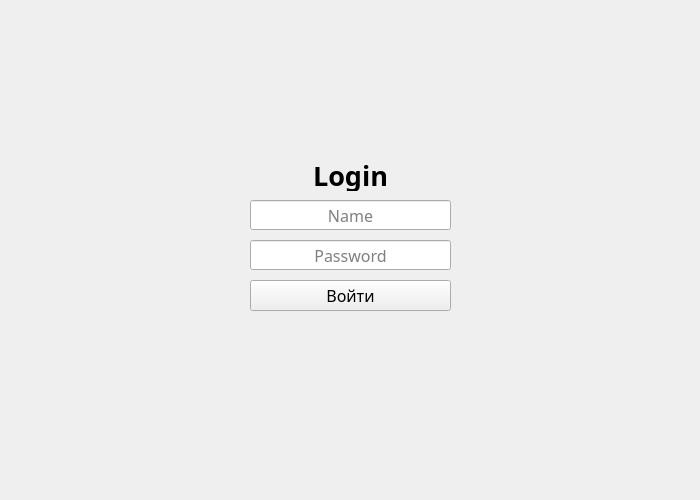
   <widget class="QWidget" name="authWidget" native="true">
    <property name="enabled">
     <bool>true</bool>
    </property>
    <property name="geometry">
     <rect>
      <x>0</x>
      <y>0</y>
      <width>700</width>
      <height>500</height>
     </rect>
    </property>
    <widget class="QLineEdit" name="password">
     <property name="enabled">
      <bool>true</bool>
     </property>
     <property name="geometry">
      <rect>
       <x>250</x>
       <y>240</y>
       <width>201</width>
       <height>30</height>
      </rect>
     </property>
     <property name="sizePolicy">
      <sizepolicy hsizetype="Expanding" vsizetype="Fixed">
       <horstretch>0</horstretch>
       <verstretch>0</verstretch>
      </sizepolicy>
     </property>
     <property name="font">
      <font>
       <family>Franklin Gothic 7</family>
       <pointsize>12</pointsize>
       <stylestrategy>PreferDefault</stylestrategy>
      </font>
     </property>
     <property name="focusPolicy">
      <enum>Qt::StrongFocus</enum>
     </property>
     <property name="layoutDirection">
      <enum>Qt::LeftToRight</enum>
     </property>
     <property name="autoFillBackground">
      <bool>false</bool>
     </property>
     <property name="inputMask">
      <string/>
     </property>
     <property name="text">
      <string/>
     </property>
     <property name="maxLength">
      <number>20</number>
     </property>
     <property name="frame">
      <bool>true</bool>
     </property>
     <property name="echoMode">
      <enum>QLineEdit::Password</enum>
     </property>
     <property name="cursorPosition">
      <number>0</number>
     </property>
     <property name="alignment">
      <set>Qt::AlignCenter</set>
     </property>
     <property name="dragEnabled">
      <bool>false</bool>
     </property>
     <property name="readOnly">
      <bool>false</bool>
     </property>
     <property name="placeholderText">
      <string>Password</string>
     </property>
     <property name="cursorMoveStyle">
      <enum>Qt::LogicalMoveStyle</enum>
     </property>
    </widget>
    <widget class="QLabel" name="label">
     <property name="geometry">
      <rect>
       <x>310</x>
       <y>160</y>
       <width>81</width>
       <height>31</height>
      </rect>
     </property>
     <property name="sizePolicy">
      <sizepolicy hsizetype="Expanding" vsizetype="Fixed">
       <horstretch>0</horstretch>
       <verstretch>0</verstretch>
      </sizepolicy>
     </property>
     <property name="font">
      <font>
       <family>Franklin Gothic 7</family>
       <pointsize>20</pointsize>
       <weight>75</weight>
       <bold>true</bold>
       <stylestrategy>PreferDefault</stylestrategy>
       <kerning>true</kerning>
      </font>
     </property>
     <property name="text">
      <string>Login</string>
     </property>
     <property name="alignment">
      <set>Qt::AlignCenter</set>
     </property>
    </widget>
    <widget class="QPushButton" name="loginButton">
     <property name="enabled">
      <bool>true</bool>
     </property>
     <property name="geometry">
      <rect>
       <x>250</x>
       <y>280</y>
       <width>201</width>
       <height>31</height>
      </rect>
     </property>
     <property name="sizePolicy">
      <sizepolicy hsizetype="Expanding" vsizetype="Fixed">
       <horstretch>0</horstretch>
       <verstretch>0</verstretch>
      </sizepolicy>
     </property>
     <property name="font">
      <font>
       <family>Franklin Gothic 7</family>
       <pointsize>12</pointsize>
      </font>
     </property>
     <property name="autoFillBackground">
      <bool>false</bool>
     </property>
     <property name="text">
      <string>Войти</string>
     </property>
     <property name="checkable">
      <bool>false</bool>
     </property>
     <property name="autoRepeat">
      <bool>false</bool>
     </property>
     <property name="autoDefault">
      <bool>false</bool>
     </property>
     <property name="default">
      <bool>false</bool>
     </property>
     <property name="flat">
      <bool>false</bool>
     </property>
    </widget>
    <widget class="QLineEdit" name="name">
     <property name="enabled">
      <bool>true</bool>
     </property>
     <property name="geometry">
      <rect>
       <x>250</x>
       <y>200</y>
       <width>201</width>
       <height>30</height>
      </rect>
     </property>
     <property name="sizePolicy">
      <sizepolicy hsizetype="Expanding" vsizetype="Fixed">
       <horstretch>0</horstretch>
       <verstretch>0</verstretch>
      </sizepolicy>
     </property>
     <property name="baseSize">
      <size>
       <width>0</width>
       <height>0</height>
      </size>
     </property>
     <property name="font">
      <font>
       <family>Franklin Gothic 7</family>
       <pointsize>12</pointsize>
       <stylestrategy>PreferDefault</stylestrategy>
      </font>
     </property>
     <property name="acceptDrops">
      <bool>true</bool>
     </property>
     <property name="autoFillBackground">
      <bool>false</bool>
     </property>
     <property name="inputMask">
      <string/>
     </property>
     <property name="text">
      <string/>
     </property>
     <property name="maxLength">
      <number>30</number>
     </property>
     <property name="frame">
      <bool>true</bool>
     </property>
     <property name="echoMode">
      <enum>QLineEdit::Normal</enum>
     </property>
     <property name="alignment">
      <set>Qt::AlignCenter</set>
     </property>
     <property name="placeholderText">
      <string>Name</string>
     </property>
    </widget>
    <widget class="QFrame" name="frame">
     <property name="geometry">
      <rect>
       <x>350</x>
       <y>250</y>
       <width>16</width>
       <height>16</height>
      </rect>
     </property>
     <property name="frameShape">
      <enum>QFrame::StyledPanel</enum>
     </property>
     <property name="frameShadow">
      <enum>QFrame::Raised</enum>
     </property>
    </widget>
    <zorder>frame</zorder>
    <zorder>password</zorder>
    <zorder>label</zorder>
    <zorder>loginButton</zorder>
    <zorder>name</zorder>
   </widget>
